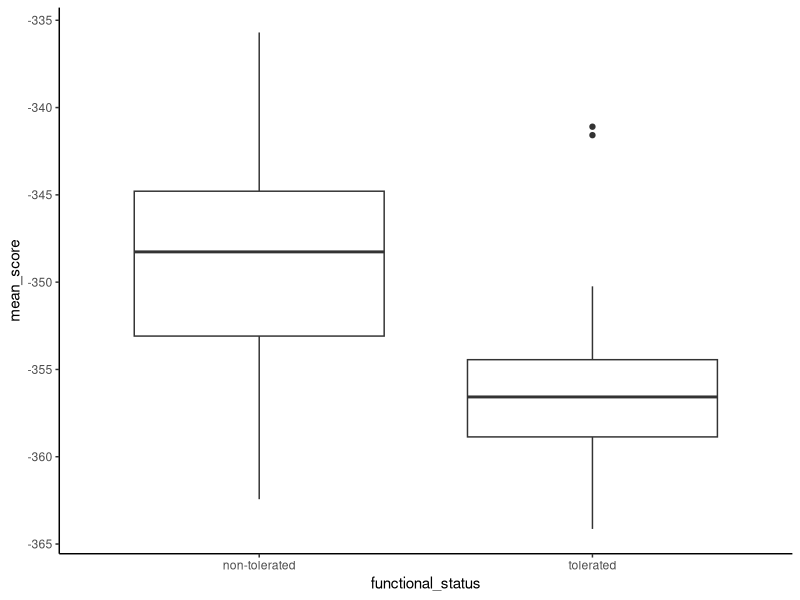
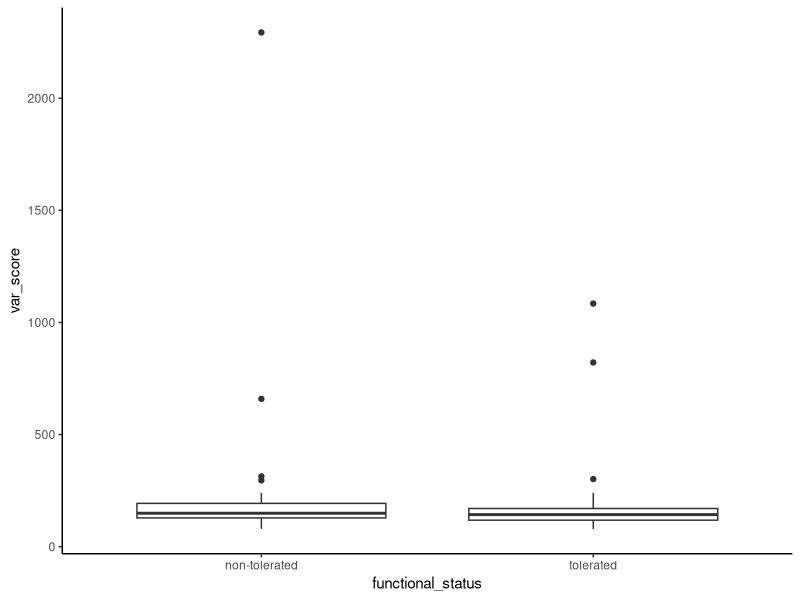
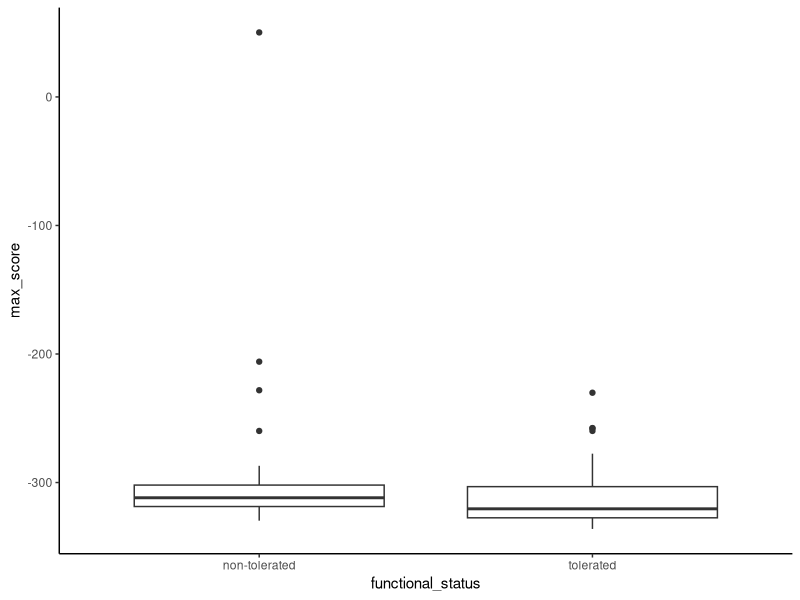
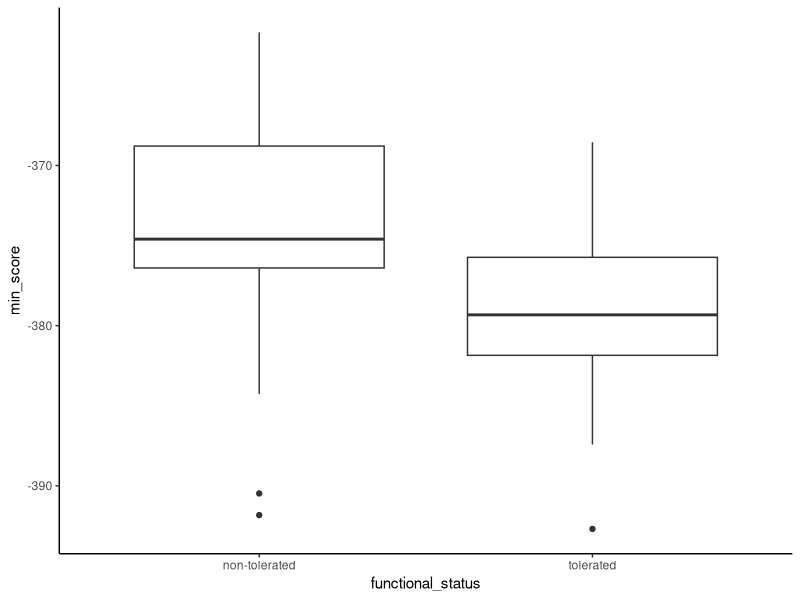
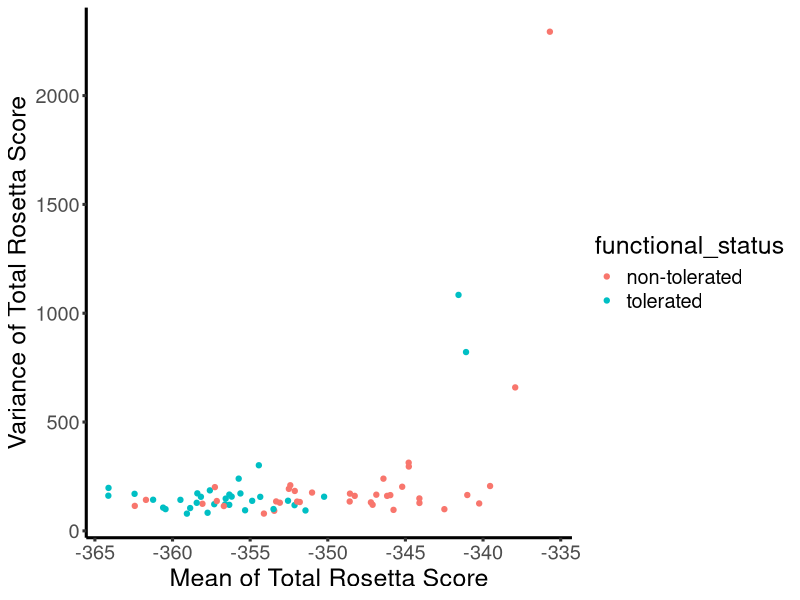
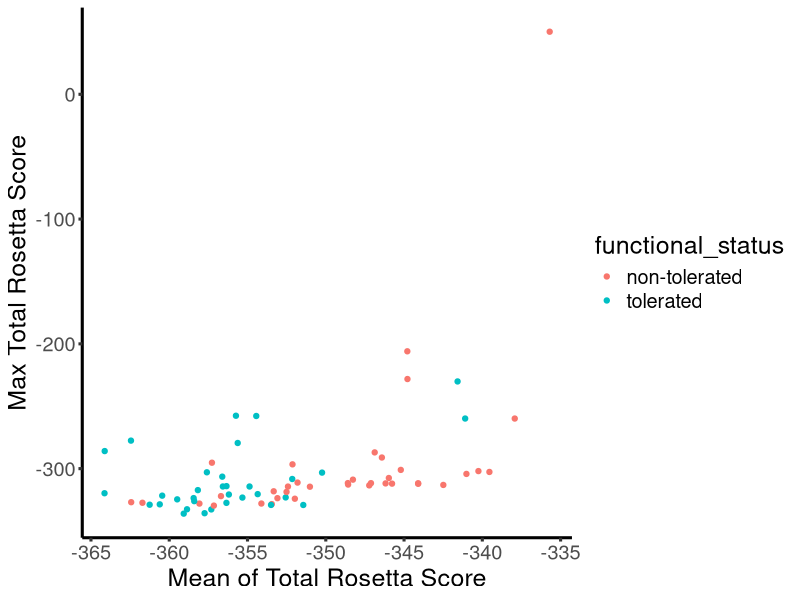
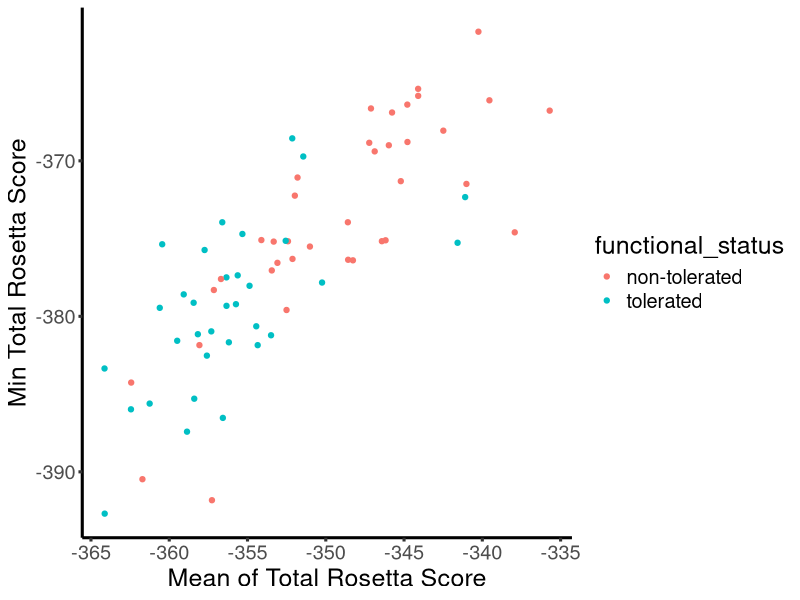

Source code (R) for these figures, in order: (Note: this script raises an error after producing the figures.)
library(dplyr)
library(ggplot2)
library(tidyr)

set.seed(1) #Comment this out later for real thing

calc_ROC <- function(probabilities, known_truth, model.name=NULL)
{
  outcome <- as.numeric(factor(known_truth))-1
  pos <- sum(outcome) # total known positives
  neg <- sum(1-outcome) # total known negatives
  pos_probs <- outcome*probabilities # probabilities for known positives
  neg_probs <- (1-outcome)*probabilities # probabilities for known negatives
  true_pos <- sapply(probabilities,
                     function(x) sum(pos_probs>=x)/pos) # true pos. rate
  false_pos <- sapply(probabilities,
                      function(x) sum(neg_probs>=x)/neg)
  if (is.null(model.name))
    result <- data.frame(true_pos, false_pos)
  else
    result <- data.frame(true_pos, false_pos, model.name)
  result %>% arrange(false_pos, true_pos)
}

#PLOTS FOR TRAINING DATA
plot_prediction_curve <- function(my_data, glm_model, plot_name){  
  predict_data = data.frame(predictor = glm_model$linear.predictors, probability = glm_model$fitted.values, functional_status = my_data$functional_status)
  
  score_tolerated_data = predict_data %>% filter(functional_status == "tolerated")
  score_not_tolerated_data = predict_data %>% filter(functional_status == "non-tolerated")
  
  p = ggplot(data = NULL, aes(x = predictor, y = probability)) + 
    theme_classic() + 
    geom_point(data = predict_data, aes(color = functional_status)) +
    geom_point(data = score_tolerated_data, aes(x = predictor, y = 1, color = functional_status)) + 
    geom_point(data = score_not_tolerated_data, aes(x = predictor, y = 0, color = functional_status)) +
    guides(color=guide_legend(title="Functional Status")) + #Change legend title + 
    xlab("Predictor") +
    ylab("Probability the Mutant is Tolerated") + 
    theme(text = element_text(size = 18)) + 
    theme(axis.line = element_line(size = 1.05)) + 
    theme(axis.ticks = element_line(size = 1.05))
    ggsave(plot_name, plot = p, height = 6, width = 8, useDingbats = F)
    return(predict_data)
}

plot_density <-function(predicted_data, plot_name){
  predictor_density = ggplot(predict_data, aes(x = predictor, fill = functional_status)) + 
    geom_density(alpha = 0.4) + 
    theme_classic() +  
    guides(color=guide_legend(title="Functional Status")) + 
    theme(text = element_text(size = 18)) + 
    theme(axis.line = element_line(size = 1.05)) + 
    theme(axis.ticks = element_line(size = 1.05))
  ggsave(plot_name, plot = predictor_density, height = 6, width = 8, useDingbats = F)
} 


egfp_data = read.csv("../data/egfp_relax_model_scores.csv")
egfp_function_data = read.csv("../data/egfp_functional_data.csv")
egfp_structural_data = read.csv("../data/egfp_structural_data.csv")

sum_data = egfp_data %>% group_by(mutant) %>%summarize(var_score = var(total_score), mean_score = mean(total_score), max_score = max(total_score),  min_score = min(total_score))

sum_data = left_join(sum_data, egfp_structural_data)
sum_data = left_join(sum_data, egfp_function_data)
sum_data = sum_data %>% filter(RSA !="NA", SS != "C-terminus", SS != "Cro", SS != "Loop-Cro")
sum_data$SS = factor(sum_data$SS)

write.csv(sum_data, "../data/relax_full_egfp_summary_data.csv")

ggplot(data = sum_data, aes(x = functional_status, y = mean_score)) + geom_boxplot() + theme_classic()
ggplot(data = sum_data, aes(x = functional_status, y = var_score)) + geom_boxplot() + theme_classic()
ggplot(data = sum_data, aes(x = functional_status, y = max_score)) + geom_boxplot() + theme_classic()
ggplot(data = sum_data, aes(x = functional_status, y = min_score)) + geom_boxplot() + theme_classic()

#Check that the distributions of means and variances are the same/different?
all_tolerated = sum_data %>% filter(functional_status == "tolerated")
all_nontolerated = sum_data %>% filter(functional_status == "non-tolerated")
#t.test(all_tolerated$mean_score, all_nontolerated$mean_score) #Mean of means are different
#t.test(all_tolerated$var_score, all_nontolerated$var_score) #Mean of variances are the same
#t.test(all_tolerated$max_score, all_nontolerated$max_score) #Mean of the maxes are the same
#t.test(all_tolerated$min_score, all_nontolerated$min_score) #Mean of the mins are differebt


ggplot(data = sum_data, aes(x = mean_score, y=var_score, color = functional_status)) + 
  xlab("Mean of Total Rosetta Score") + 
  ylab("Variance of Total Rosetta Score") + 
  theme_classic() + 
  theme(text = element_text(size = 18)) + 
  theme(axis.line = element_line(size = 1.05)) + 
  theme(axis.ticks = element_line(size = 1.05)) + 
  geom_point()
  

ggplot(data = sum_data, aes(x = mean_score, y=max_score, color = functional_status)) +
  geom_point() + 
  theme_classic() + 
  theme(text = element_text(size = 18)) + 
  theme(axis.line = element_line(size = 1.05)) + 
  theme(axis.ticks = element_line(size = 1.05)) + 
  xlab("Mean of Total Rosetta Score") + 
  ylab("Max Total Rosetta Score") 


ggplot(data = sum_data, aes(x = mean_score, y=min_score, color = functional_status)) +
  geom_point() + 
  theme_classic() + 
  theme(text = element_text(size = 18)) + 
  theme(axis.line = element_line(size = 1.05)) + 
  theme(axis.ticks = element_line(size = 1.05)) + 
  xlab("Mean of Total Rosetta Score") + 
  ylab("Min Total Rosetta Score") 

#Turns out that W75 had a rough positive model. Have no idea why.
cor.test(sum_data$mean_score, sum_data$var_score) #r = 0.46 between variance and mean
no_W57_data = sum_data %>% filter(mutant != "W57_del")
cor.test(no_W57_data$mean_score, no_W57_data$var_score) #r = 0.417 between variance and mean

AUC_df <- data.frame(num_replicate = character(), AUC_Type = character(), AUC_Value = double(), stringsAsFactors = FALSE)

j = 1
for (i in 1:100){
  AUC_df[i,1] = as.character(i)
  train_fraction = 0.5 #Percent of data for training the log regression model
  num_datapoints = nrow(sum_data)
  train_size = floor(num_datapoints*train_fraction) #Get the number of data points for training and Round down to an int

  train_indices = sample(1:num_datapoints, size = train_size) #Seperate data into training and test data
  #train_indices
  train_data = sum_data[train_indices,] # training data
  test_data = sum_data[-train_indices,] # test data

  #write.csv(train_data, "../data/new_training_data.csv")
  glm_out_train <-glm(functional_status ~ mean_score, data = train_data, family = binomial) #Logistic regression
  #summary(glm_out_train)
  glm_out_var <-glm(functional_status ~ var_score, data = train_data, family = binomial) #Logistic regression
  #summary(glm_out_var) #Not significant

  glm_max_train <-glm(functional_status ~ max_score, data = train_data, family = binomial) #Logistic regression
  #summary(glm_max_train) #Not significant

  glm_min_train <-glm(functional_status ~ min_score, data = train_data, family = binomial) #Logistic regression
  #summary(glm_min_train) #significant

  glm_min_mean_train <-glm(functional_status ~ min_score + mean_score, data = train_data, family = binomial) #Logistic regression
  #summary(glm_min_mean_train) #significant

  glm_rsa_train <-glm(functional_status ~ RSA, data = train_data, family = binomial) #Logistic regression
  #summary(glm_rsa_train)

  glm_wcn_train <-glm(functional_status ~ wcnSC, data = train_data, family = binomial) #Logistic regression
  #summary(glm_wcn_train)

  glm_score_rsa_train <-glm(functional_status ~ RSA + mean_score, data = train_data, family = binomial) #Logistic regression
  #summary(glm_score_rsa_train)

  glm_ss_train <-glm(functional_status ~ SS, data = train_data, family = binomial) #Logistic regression
  print(summary(glm_ss_train))
  
  
  test_functional_predictions = predict(glm_out_train, test_data, type = "response") #Use the test model to predict functional status of test mutants
  test_rsa_predictions = predict(glm_rsa_train, test_data, type = "response") #Use the test model to predict functional status of test mutants
  test_wcn_predictions = predict(glm_wcn_train, test_data, type = "response") #Use the test model to predict functional status of test mutants
  test_ss_predictions = predict(glm_ss_train, test_data, type = "response") #Use the test model to predict functional status of test mutants
  
  #ROC Values
  ROC_score_train <- calc_ROC(probabilities = glm_out_train$fitted.values, known_truth = train_data$functional_status, model.name = "Score Training Data set")
  AUC_df[j,2] <- "AUC_score_train"
  AUC_df[j,3] <- ROC_score_train %>% mutate(delta=false_pos-lag(false_pos)) %>% 
    summarize(AUC=sum(delta*true_pos, na.rm=T))
  j = j + 1
  
  ROC_score_test <- calc_ROC(probabilities = test_functional_predictions, known_truth = test_data$functional_status, model.name = "Score Test Data set")
  AUC_df[j,2] <- "AUC_score_test" 
  AUC_df[j,3] <- ROC_score_test %>% mutate(delta=false_pos-lag(false_pos)) %>% 
    summarize(AUC=sum(delta*true_pos, na.rm=T))
  j = j + 1
  
  ROC_rsa_train <- calc_ROC(probabilities = glm_rsa_train$fitted.values, known_truth = train_data$functional_status, model.name = "RSA Training Data set")
  AUC_df[j,2] <- "AUC_rsa_train"
  AUC_df[j,3] <- ROC_rsa_train %>% mutate(delta=false_pos-lag(false_pos)) %>% 
    summarize(AUC=sum(delta*true_pos, na.rm=T))
  j = j + 1
  
  ROC_rsa_test <- calc_ROC(probabilities = test_rsa_predictions, known_truth = test_data$functional_status, model.name = "RSA Test Data set")
  AUC_df[j,2] <- "AUC_rsa_test"
  AUC_df[j,3] <- ROC_rsa_test %>% mutate(delta=false_pos-lag(false_pos)) %>% 
    summarize(AUC=sum(delta*true_pos, na.rm=T))
  j = j + 1
  
  ROC_wcn_train <- calc_ROC(probabilities = glm_wcn_train$fitted.values, known_truth = train_data$functional_status, model.name = "WCN Training Data set")
  AUC_df[j,2] <- "AUC_wcn_train"
  AUC_df[j,3] <- ROC_wcn_train %>% mutate(delta=false_pos-lag(false_pos)) %>% 
    summarize(AUC=sum(delta*true_pos, na.rm=T))
  j = j + 1
  
  ROC_wcn_test <- calc_ROC(probabilities = test_wcn_predictions, known_truth = test_data$functional_status, model.name = "WCN Test Data set")
  AUC_df[j,2] <- "AUC_wcn_test"
  AUC_df[j,3]<- ROC_wcn_test %>% mutate(delta=false_pos-lag(false_pos)) %>% 
    summarize(AUC=sum(delta*true_pos, na.rm=T))
  j = j + 1
  
  ROC_ss_train <- calc_ROC(probabilities = glm_ss_train$fitted.values, known_truth = train_data$functional_status, model.name = "WCN Training Data set")
  AUC_df[j,2] <- "AUC_ss_train"
  AUC_df[j,3] <- ROC_ss_train %>% mutate(delta=false_pos-lag(false_pos)) %>% 
    summarize(AUC=sum(delta*true_pos, na.rm=T))
  j = j + 1
  
  ROC_ss_test <- calc_ROC(probabilities = test_ss_predictions, known_truth = test_data$functional_status, model.name = "WCN Test Data set")
  AUC_df[j,2] <- "AUC_ss_test"
  AUC_df[j,3]<- ROC_ss_test %>% mutate(delta=false_pos-lag(false_pos)) %>% 
    summarize(AUC=sum(delta*true_pos, na.rm=T))
  j = j + 1
  
  
}

ggplot(data = AUC_df, aes(x = AUC_Type, y = AUC_Value)) + 
  theme(text = element_text(size = 18)) +
  theme(axis.line = element_line(size = 1.05)) + 
  theme(axis.ticks = element_line(size = 1.05)) + 
  xlab("AUC Type") +
  ylab("AUC Value") + 
  scale_x_discrete(breaks = c("AUC_rsa_test", "AUC_rsa_train", "AUC_score_test", "AUC_score_train", "AUC_wcn_test", "AUC_wcn_train",  "AUC_ss_test", "AUC_ss_train"), labels = c("RSA Test", "RSA Train", "Mean Score Test", "Mean Score Test", "WCN Test", "WCN Train", "SS Test", "SS Train")) + 
  geom_boxplot() + 
  theme_classic()
